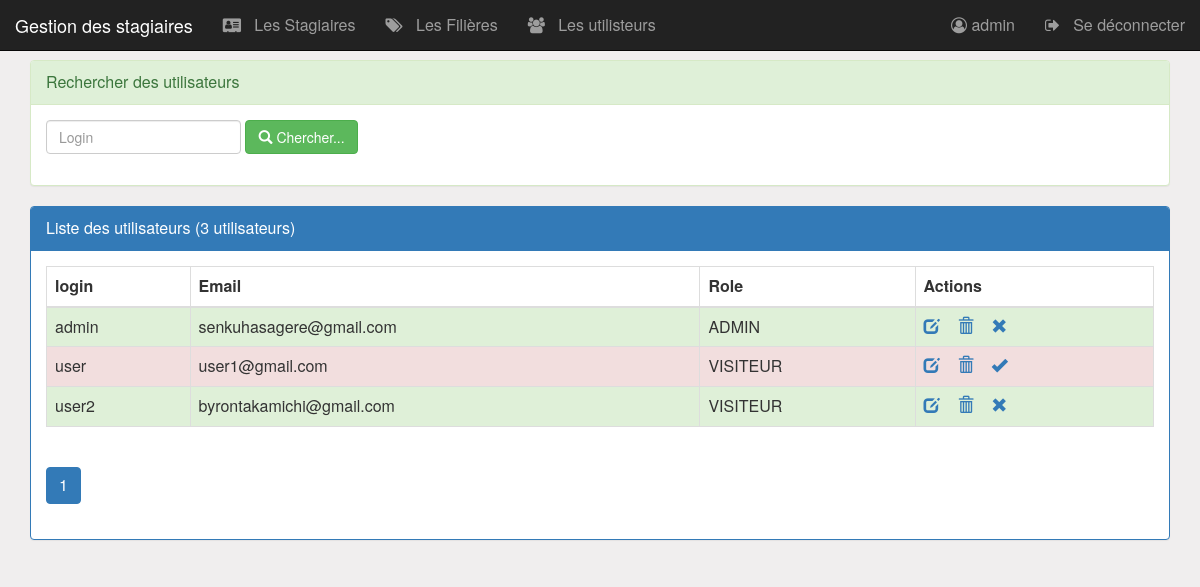
Screenshot of /pages/utilisateurs.php (signed in) with the database file from the repository.
### tables this page shows
create table utilisateur(
    iduser int(4) auto_increment primary key,
    login varchar(50),
    email varchar(255),
    role varchar(50),    
    etat int(1),         
    pwd varchar(255)
);

### pages/utilisateurs.php (the view, shortened to what this page needs)
<?php
    require_once("connexiondb.php");
    $login=isset($_GET['login'])?$_GET['login']:"";
    $size=isset($_GET['size'])?$_GET['size']:3;
    $page=isset($_GET['page'])?$_GET['page']:1;
    $requeteUser="select * from utilisateur where login like '%$login%'";
    $requeteCount="select count(*) countUser from utilisateur";
    $resultatUser=$pdo->query($requeteUser);
    $resultatCount=$pdo->query($requeteCount);
    $tabCount=$resultatCount->fetch();
    $nbrUser=$tabCount['countUser'];
    $reste=$nbrUser % $size;
    if($reste===0)
        $nbrPage=$nbrUser/$size;
    else
        $nbrPage=floor($nbrUser/$size)+1;
?>
    <HTML>
    <head>
        <link rel="stylesheet" type="text/css" href="../css/bootstrap.css">
        <link rel="stylesheet" type="text/css" href="../css/font-awesome.min.css">
        <link rel="stylesheet" type="text/css" href="../css/monstyle.css">
    </head>
    <body>
        <?php include("menu.php"); ?>
        <div class="container">
            <div class="panel panel-success margetop60">
                <div class="panel-heading">Rechercher des utilisateurs</div>
                <div class="panel-body">
                    <form method="get" action="utilisateurs.php" class="form-inline">
                        <div class="form-group">
                            <input type="text" name="login" placeholder="Login" class="form-control"
                                value="<?php echo $login ?>" />
                        </div>
                        <button type="submit" class="btn btn-success">
                            <span class="glyphicon glyphicon-search"></span>
                            Chercher...
                        </button>
                    </form>
                </div>
            </div>
            <div class="panel panel-primary">
                <div class="panel-heading">Liste des utilisateurs (<?php echo $nbrUser ?> utilisateurs)</div>
                <div class="panel-body">
                    <table class="table table-striped table-bordered">
                        <thead>
                            <tr>
                                <th>login</th>
                                <th>Email</th>
                                <th>Role</th>
                                <th>Actions</th>
                            </tr>
                        </thead>
                        <tbody>
                            <?php while($user=$resultatUser->fetch()){ ?>
                            <tr class="<?php echo $user['etat']==1?'success':'danger'?>">
                                <td><?php echo $user['login'] ?> </td>
                                <td><?php echo $user['email'] ?> </td>
                                <td><?php echo $user['role'] ?> </td>
                                <td>
                                    <a href="editerUtilisateur.php?idUser=<?php echo $user['iduser'] ?>">
                                        <span class="glyphicon glyphicon-edit"></span>
                                    </a>
                                    <a onclick="return confirm('Etes vous sur de vouloir supprimer cet utilisateur')"
                                        href="supprimerUtilisateur.php?idUser=<?php echo $user['iduser'] ?>">
                                        <span class="glyphicon glyphicon-trash"></span>
                                    </a>
                                    <a
                                        href="activerUtilisateur.php?idUser=<?php echo $user['iduser'] ?>&etat=<?php echo $user['etat']  ?>">
                                        <?php
                                                    if($user['etat']==1)
                                                        echo '<span class="glyphicon glyphicon-remove"></span>';
                                                    else
                                                        echo '<span class="glyphicon glyphicon-ok"></span>';
                                                ?>
                                    </a>
                                </td>
                            </tr>
                            <?php } ?>
                        </tbody>
                    </table>
                    <div>
                        <ul class="pagination">
                            <?php for($i=1;$i<=$nbrPage;$i++){ ?>
                            <li class="<?php if($i==$page) echo 'active' ?>">
                                <a href="utilisateurs.php?page=<?php echo $i;?>&login=<?php echo $login ?>">
                                    <?php echo $i; ?>
                                </a>
                            </li>
                            <?php } ?>
                        </ul>
                    </div>
                </div>
            </div>
        </div>
    </body>
    </HTML>

### css/monstyle.css (style rules this page uses)
.margetop60 { margin-top: 60px; }
body { background-color: rgb(240, 238, 238); font-size: 16px; }

### rows the page displays
utilisateur: login "admin", email "senkuhasagere@gmail.com", role "ADMIN", etat 1 (drawn)
utilisateur: login "user", email "user1@gmail.com", role "VISITEUR", etat 0 (drawn)
utilisateur: login "user2", email "byrontakamichi@gmail.com", role "VISITEUR", etat 1 (drawn)

### other values shown
$_SESSION['user']['login'] "admin"
$nbrUser "3"
